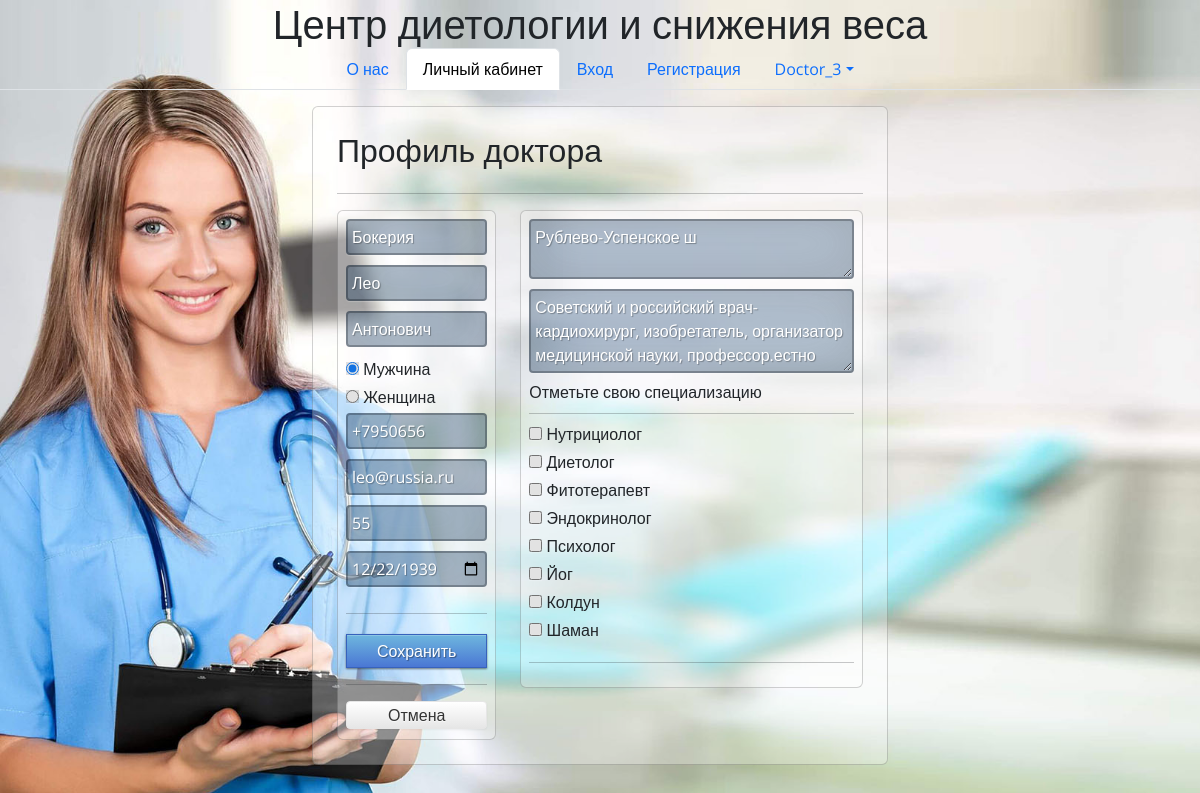
Page /weight_control/dashboard/profile/ (signed in) on the committed database.
### weight_control/models.py (models this page shows, shortened)
class Doctor_Profile(models.Model):
    user = models.OneToOneField(User, on_delete=models.PROTECT)
    family = models.CharField(max_length=50)
    first_name = models.CharField(max_length=50)
    second_name = models.CharField(max_length=50)
    phone_number = models.CharField(max_length=15)
    email = models.CharField(max_length=50, blank=True)
    birth_date = models.DateField(null=True, blank=True)
    doc_stage = models.IntegerField()
    self_description = models.TextField(unique=False, default="Ничего не известно")
    doc_specialty = models.ManyToManyField(Specialty_List)
    registration_date = models.DateField(null=False, blank=True, default=date.today)
    adress = models.CharField(max_length=100, unique=False, default="Адрес не указан")
    foto_file_path = models.CharField(max_length=120, unique=False, blank=True)
    gender = models.CharField(choices=CHOICE_GENDER, max_length=7, blank=False, default=1)

### weight_control/views.py (the view, shortened to what this page needs)
# urls.py: path('weight_control/dashboard/profile/', Profile_Edit.as_view(), name='edit_profile'),
class Profile_Edit(My_View):
    def get(self, request):
        if self.auth_as_pacient():
            pacient_form = self.get_profile_form()
            self.my_context['form_pacient'] = pacient_form
            return render(self.request, 'user_profile_edit.html', self.my_context | MENU_DASHBOARD | MAIN_TITLE)
        elif self.auth_as_doctor():
            doctor_form = self.get_profile_form()
            self.my_context['form_doctor'] = doctor_form
            return render(self.request, 'doctor_profile_edit.html', self.my_context | MENU_DASHBOARD | MAIN_TITLE)
        return render(self.request, 'home_page.html', MENU | MAIN_TITLE)

### weight_control/models.py (called while the page is built)
    def __str__(self):
        return self.title

### weight_control/views.py (called while the page is built)
    def user_is_auth(self):
        if self.request.user.is_authenticated:
            return True
        return False

    def get_user_groups(self):
        if not self.request.user.groups.values():
            return []  # пользователь вне групп
        return [x['name'] for x in self.request.user.groups.values('name')]  # возвращвем списки имен групп пользователя

    def auth_as_pacient(self):
        if self.user_is_auth() and len(self.get_user_groups()) == 0:
            return True
        return False

    def auth_as_doctor(self):
        if self.user_is_auth() and 'врач' in self.get_user_groups():
            return True
        return False

    def get_profile(self, ):
        if self.auth_as_doctor():
            if Doctor_Profile.objects.filter(user__username=self.request.user).exists():
                return Doctor_Profile.objects.get(user__username=self.request.user)
            else:
                return None
        elif self.auth_as_pacient():
            if Pacient_Profile.objects.filter(user__username=self.request.user).exists():
                return Pacient_Profile.objects.get(user__username=self.request.user)
            else:
                return None
        return None

    def get_profile_form(self, requestion=None):
        if self.auth_as_doctor():
            form = Doctor_profile_Form(requestion, instance=self.get_profile())
            return form
        elif self.auth_as_pacient():
            form = Pacient_Profile_Form(requestion, instance=self.get_profile())
            return form
        return None

### weight_control/templates/doctor_profile_edit.html (shortened to what this page needs)
{% extends "main_menu.html" %}
{% block head %}
{{ block.super }}
{% endblock %}
{% block header %}
{{ block.super }}
{% endblock %}
{% block menu %}
{{ block.super }}
{% endblock %}
{% block content %}
<div class="container mt-3 justify-content-center main-container">
         <div class="card justify-content-center">
             <div class="card-body" style="backgroundcolor:silver">
                <h2>Профиль доктора</h2>
                <form method="post">
                    <div class="form-group">
                        <div class="container secondary-container">
                            <div class="row">
                                <div><hr></div>
                                <div class="col col-md-4">
                                    <div class="card">
                                        {{ form_doctor.family }}
                                        {{ form_doctor.first_name }}
                                        {{ form_doctor.second_name }}
                                        {{ form_doctor.gender }}
                                        {{ form_doctor.phone_number }}
                                        {{ form_doctor.email }}
                                        {{ form_doctor.doc_stage}}
                                        {{ form_doctor.birth_date }}
                                        <hr>
                                        <button type="submit" class="btn-primary">Сохранить</button><hr>
                                        <a href="/weight_control/dashboard/" class="btn justify-center">Отмена</a>
                                    </div>
                                </div>
                                <div class="col col-md-8">
                                    <div class="card">
                                        {{ form_doctor.adress }}
                                        {{ form_doctor.self_description }}
                                        <h6>Отметьте свою специализацию</h6><hr>
                                        {% for specialty in form_doctor.doc_specialty %}
                                            {{ specialty }}
                                        {% endfor %}
                                        <hr>
                                    </div>
                                </div>
                            </div>
                        </div>
                    </div>
                </form>
             </div>
         </div>
</div>
{% endblock %}

### weight_control/templates/main_menu.html (shortened to what this page needs)
{% load static %}
<!DOCTYPE html>
<html lang="ru">
{% block head %}
<head>
    <link href="https://cdn.jsdelivr.net/npm/bootstrap@5.3.3/dist/css/bootstrap.min.css" rel="stylesheet">
    <link rel="stylesheet" href='{% static "/my_style.css" %}'>
</head>
{% endblock %}
<body >
{% block header %}
<h1 class="nav justify-content-center">{{ title }}</h1>
{% endblock %}
{% block menu %}
<ul class="nav nav-tabs justify-content-center">
{% for str_ in menu %}
    <li class="nav-item">
        <a class="nav-link {{str_.class}}" href="{{str_.href}}" >{{str_.menu}}</a>
    </li>
{% endfor %}
    {% if user.is_authenticated %}
    <li class="nav-item dropdown">
        <a class="nav-link dropdown-toggle" data-bs-toggle="dropdown" href="#" role="button" aria-expanded="false">{{ user }}</a>
    </li>
    {% endif%}
</ul>
{% endblock %}
{% block content %}
{% endblock %}
</body>
</html>

### static/my_style.css (style rules this page uses)
.btn { display: inline-block; *display: inline; *zoom: 1; padding: 4px 10px 4px; margin-bottom: 2px; font-size: 16px; line-height: 18px; color: #333333; text-align: center;text-shadow: 0 1px 1px rgba(255, 255, 255, 0.75); vertical-align: middle; background-color: #f5f5f5; background-image: -moz-linear-gradient(top, #ffffff, #e6e6e6); background-image: -ms-linear-gradient(top, #ffffff, #e6e6e6); background-image: -webkit-gradient(linear, 0 0, 0 100%, from(#ffffff), to(#e6e6e6)); background-image: -webkit-linear-gradient(top, #ffffff, #e6e6e6); background-image: -o-linear-gradient(top, #ffffff, #e6e6e6); background-image: linear-gradient(top, #ffffff, #e6e6e6); background-repeat: repeat-x; filter: progid:dximagetransform.microsoft.gradient(startColorstr=#ffffff, endColorstr=#e6e6e6, GradientType=0); border-color: #e6e6e6 #e6e6e6 #e6e6e6; border-color: rgba(0, 0, 0, 0.1) rgba(0, 0, 0, 0.1) rgba(0, 0, 0, 0.25); border: 1px solid #e6e6e6; -webkit-border-radius: 4px; -moz-border-radius: 4px; border-radius: 4px; -webkit-box-shadow: inset 0 1px 0 rgba(255, 255, 255, 0.2), 0 1px 2px rgba(0, 0, 0, 0.05); -moz-box-shadow: inset 0 1px 0 rgba(255, 255, 255, 0.2), 0 1px 2px rgba(0, 0, 0, 0.05); box-shadow: inset 0 1px 0 rgba(255, 255, 255, 0.2), 0 1px 2px rgba(0, 0, 0, 0.05); cursor: pointer; *margin-left: .3em; }
.btn-primary, .btn-primary:hover { text-shadow: 0 -1px 0 rgba(0, 0, 0, 0.25); color: #ffffff; font-size: 16px; }
.btn-primary { margin-top: 4px; padding: 4px; background-color: #4a77d4; background-image: -moz-linear-gradient(top, #6eb6de, #4a77d4); background-image: -ms-linear-gradient(top, #6eb6de, #4a77d4); background-image: -webkit-gradient(linear, 0 0, 0 100%, from(#6eb6de), to(#4a77d4)); background-image: -webkit-linear-gradient(top, #6eb6de, #4a77d4); background-image: -o-linear-gradient(top, #6eb6de, #4a77d4); background-image: linear-gradient(top, #6eb6de, #4a77d4); background-repeat: repeat-x; filter: progid:dximagetransform.microsoft.gradient(startColorstr=#6eb6de, endColorstr=#4a77d4, GradientType=0); border: 1px solid #3762bc; text-shadow: 1px 1px 1px rgba(0,0,0,0.4); box-shadow: inset 0 1px 0 rgba(255, 255, 255, 0.2), 0 1px 2px rgba(0, 0, 0, 0.5); }
* { -webkit-box-sizing:border-box; -moz-box-sizing:border-box; -ms-box-sizing:border-box; -o-box-sizing:border-box; box-sizing:border-box; }
html { background-image: url('/static/8.jpg'); background-repeat: no-repeat; background-position: left top; background-attachment: fixed; -webkit-background-size: cover; -moz-background-size: cover; -o-background-size: cover; background-size: cover; }
body { width: 100%; height:100%; font-family: 'Open Sans', sans-serif; background-color: rgba(255,255,255,0); filter: progid:DXImageTransform.Microsoft.gradient( startColorstr='#3E1D6D', endColorstr='#092756',GradientType=1 ); }
input { margin-bottom: 10px; background: rgba(0,50,100,0.3); border: none; outline: none; padding: 4px; font-size: 16px; color: #fff; text-shadow: 1px 1px 1px rgba(0,0,0,0.3); border: 2px solid rgba(0,0,0,0.3); border-radius: 4px; box-shadow: inset 0 -5px 45px rgba(100,100,100,0.2), 0 1px 1px rgba(255,255,255,0.2); -webkit-transition: box-shadow .5s ease; -moz-transition: box-shadow .5s ease; -o-transition: box-shadow .5s ease; -ms-transition: box-shadow .5s ease; transition: box-shadow .5s ease; }
textarea { margin-bottom: 10px; background: rgba(0,50,100,0.3); border: none; outline: none; padding: 4px; font-size: 16px; color: #fff; text-shadow: 1px 1px 1px rgba(0,0,0,0.3); border: 2px solid rgba(0,0,0,0.3); border-radius: 4px; box-shadow: inset 0 -5px 45px rgba(100,100,100,0.2), 0 1px 1px rgba(255,255,255,0.2); -webkit-transition: box-shadow .5s ease; -moz-transition: box-shadow .5s ease; -o-transition: box-shadow .5s ease; -ms-transition: box-shadow .5s ease; transition: box-shadow .5s ease; }
.card { width: 100%; padding: 8px 8px; background: rgba(255,255,255,0.3); }
.main-container { width: 50%; }
.secondary-container { padding: 0px; }
h6 + hr { padding: 3px; margin-bottom: 2px; margin-top: 2px; }

### rows in the picture
Doctor_Profile: family "Бокерия", first_name "Лео", second_name "Антонович", gender "☑ Мужчина ☐ Женщина", phone_number "+7950656", email "leo@russia.ru", doc_stage "55", birth_date "12/22/1939", adress "Рублево-Успенское ш", self_description "Советский и российский врач-кардиохирург, изобретатель, организатор медицинской науки, профессор.естно"

### other values in the picture
{{ str_.menu }} "О нас" "Личный кабинет" "Вход" "Регистрация"
{{ user }} "Doctor_3"
